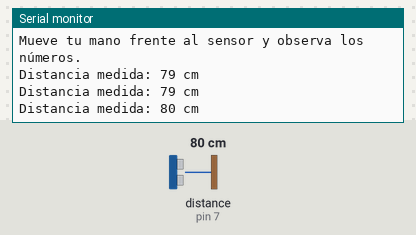
This sketch was run on a simulated Arduino Uno, built with avr-gcc and run on an emulated ATmega328P. Shown: the last lines printed to the serial monitor. Wiring (inferred from the names in the program): ultrasonic range finder: trigger pin 6; echo pin 7. Inputs (shaded band) come from the test bench; at power-on: distance to the obstacle (sensor on pin 7) 80 cm. The echo pulse lasts 58.3 µs per cm.

Above: at 1.3 s.
1.4 s: distance to the obstacle (sensor on pin 7) set to 2 cm
At 2.0 s:
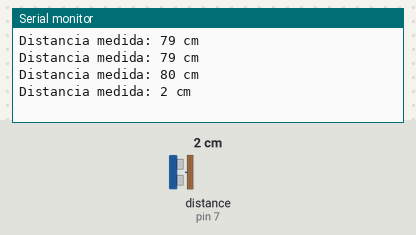
2.9 s: distance to the obstacle (sensor on pin 7) set to 4 cm
At 3.5 s:
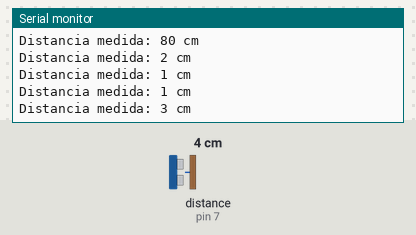
Timing chart, 0 to 5.9 s (numbered marks = the images above; inputs shaded):
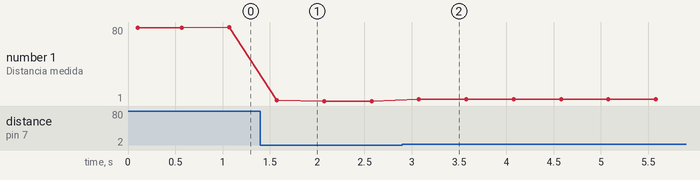

The sketch:

2RUEDAS.ino.ino
```cpp
// PRUEBA FINAL: DIAGNÓSTICO DEL SENSOR HC-SR04

const int trigPin = 6;
const int echoPin = 7;

void setup() {
  // Iniciar comunicación serial para ver los resultados en el PC
  Serial.begin(9600);

  // Configurar los pines del sensor
  pinMode(trigPin, OUTPUT);
  pinMode(echoPin, INPUT);

  Serial.println("--- INICIANDO DIAGNÓSTICO DEL SENSOR ---");
  Serial.println("Mueve tu mano frente al sensor y observa los números.");
}

void loop() {
  // Dispara el pulso ultrasónico
  digitalWrite(trigPin, LOW);
  delayMicroseconds(5);
  digitalWrite(trigPin, HIGH);
  delayMicroseconds(10);
  digitalWrite(trigPin, LOW);

  // Mide el tiempo del eco
  long duration = pulseIn(echoPin, HIGH);

  // Calcula la distancia
  long distance = duration * 0.0343 / 2;

  // Muestra la distancia en el Monitor Serial
  Serial.print("Distancia medida: ");
  Serial.print(distance);
  Serial.println(" cm");

  // Espera medio segundo antes de la siguiente medición
  delay(500);
}
```

Measured:
- after the input at 1.4 s, the serial monitor: prints a new line after 0.17 s (image 1)
- after the input at 2.9 s, the serial monitor: prints a new line after 0.18 s (image 2)
- plotted number 1: 80 → 1 after the input at 1.4 s, 1 → 3 after the input at 2.9 s
